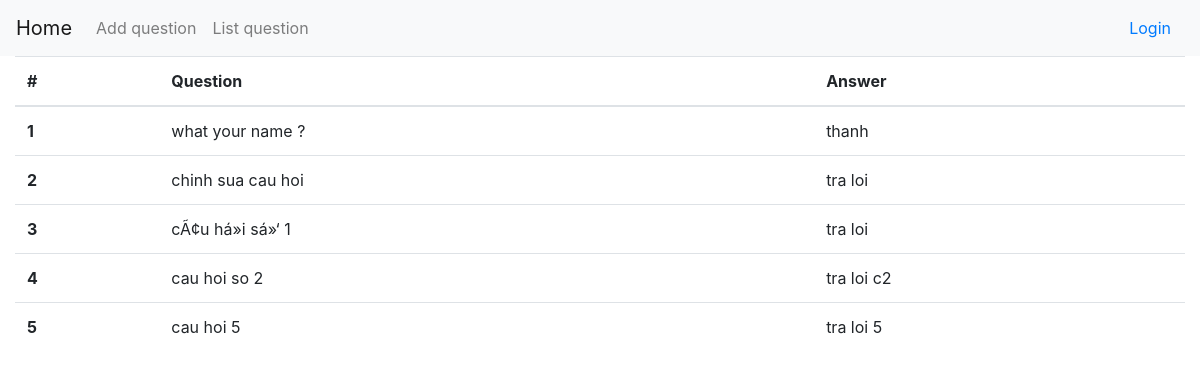
The page /vantienthanh/index.php?modul=list on the database its author committed.
### tables this page shows
CREATE TABLE `tbl_question` (
  `id` int(5) NOT NULL,
  `question` varchar(255) DEFAULT NULL,
  `answer` varchar(255) DEFAULT NULL
);

### vantienthanh/common/list.php (the view, shortened to what this page needs)
<?php
$query = "SELECT * from tbl_question";
$result = mysqli_query($conn, $query);
?>
<table class="table table-hover">
    <thead>
    <tr>
        <th scope="col">#</th>
        <th scope="col">Question</th>
        <th scope="col">Answer</th>
    </tr>
    </thead>
    <tbody>
    <?php
    $i = 0;
    while ($row = mysqli_fetch_array($result)) {
        $i++;
        ?>
        <tr>
            <th scope="row"><?php echo $i ?></th>
            <td><?php echo $row["question"] ?></td>
            <td><?php echo $row["answer"] ?></td>
        </tr>
        <?php
    }
    ?>
    </tbody>
</table>

### vantienthanh/index.php (shortened to what this page needs)
<!doctype html>
<html lang="en">
<head>
    <link rel="stylesheet" href="bootstrap4/css/bootstrap.min.css">
    <link rel="stylesheet" href="fontawesome/css/all.css">
</head>
<body>
<?php
include ("common/navbar.php");
?>
<div class="container-fluid">
    <div class="row">
        <div class="col-md-12">
            <?php
            if(isset($_GET["modul"])){
                $modul= $_GET["modul"];
                include ("common/".$modul.".php");
            }else{
                include ("common/add-question.php");
            }
            ?>
        </div>
    </div>
</div>
</body>
</html>

### vantienthanh/common/navbar.php (shortened to what this page needs)
<nav class="navbar navbar-expand-lg navbar-light bg-light">
    <a class="navbar-brand" href="index.php">Home</a>
    <div class="collapse navbar-collapse" id="navbarSupportedContent">
        <ul class="navbar-nav mr-auto">
            <li class="nav-item">
                <a class="nav-link" href="index.php?modul=add-question">Add question</a>
            </li>
            <li class="nav-item">
                <a class="nav-link" href="index.php?modul=list">List question</a>
            </li>
        </ul>
        <form class="form-inline my-2 my-lg-0">
            <?php
                if(isset($_SESSION["username"]) && isset($_SESSION["password"])){
                    echo "<p class=\"btn mb-0\">Hi ".$_SESSION["username"]."</p>";
                    echo "<a href=\"index.php?modul=logout\" class=\"btn\">Logout</a>";
                }else{
                    echo "<a href=\"index.php?modul=login\" class=\"btn\">Login</a>";
                }
            ?>
        </form>
    </div>
</nav>

### rows shown on the page
tbl_question: question "what your name ?", answer "thanh"
tbl_question: question "chinh sua cau hoi", answer "tra loi"
tbl_question: question "cÃ¢u há»i sá»‘ 1", answer "tra loi"
tbl_question: question "cau hoi so 2", answer "tra loi c2"
tbl_question: question "cau hoi 5", answer "tra loi 5"
